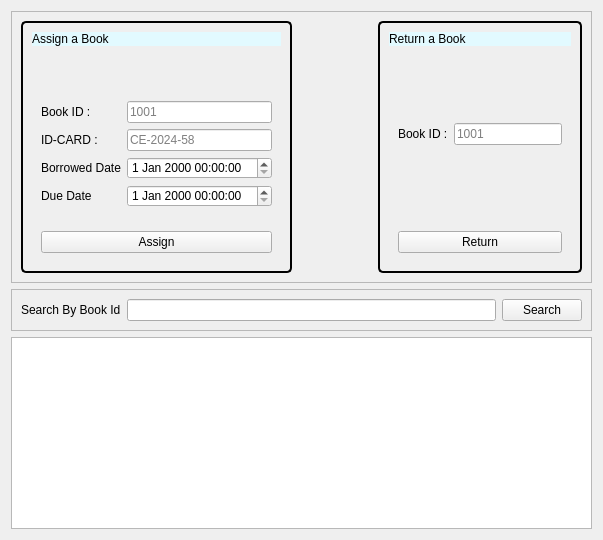
      <widget class="QWidget" name="ReturnBooks">
       <layout class="QVBoxLayout" name="verticalLayout_14">
        <item>
         <widget class="QFrame" name="frame_11">
          <property name="sizePolicy">
           <sizepolicy hsizetype="Expanding" vsizetype="Expanding">
            <horstretch>0</horstretch>
            <verstretch>0</verstretch>
           </sizepolicy>
          </property>
          <property name="frameShape">
           <enum>QFrame::Shape::StyledPanel</enum>
          </property>
          <property name="frameShadow">
           <enum>QFrame::Shadow::Raised</enum>
          </property>
          <layout class="QHBoxLayout" name="horizontalLayout_10">
           <item>
            <widget class="QFrame" name="assignbookpart">
             <property name="styleSheet">
              <string notr="true">.QFrame {
    border: 2px solid;
    border-color: qlineargradient(x1:0, y1:0, x2:1, y2:1, 
                                  stop:0 #7289da, stop:1 #424549);
    border-radius: 5px;
}</string>
             </property>
             <property name="frameShape">
              <enum>QFrame::Shape::StyledPanel</enum>
             </property>
             <property name="frameShadow">
              <enum>QFrame::Shadow::Raised</enum>
             </property>
             <layout class="QVBoxLayout" name="verticalLayout_3">
              <item>
               <widget class="QLabel" name="label_17">
                <property name="styleSheet">
                 <string notr="true">font: 700 14pt &quot;Segoe UI&quot;;
background-color: rgb(226, 250, 255);</string>
                </property>
                <property name="text">
                 <string>Assign a Book</string>
                </property>
               </widget>
              </item>
              <item>
               <spacer name="verticalSpacer_8">
                <property name="orientation">
                 <enum>Qt::Orientation::Vertical</enum>
                </property>
                <property name="sizeHint" stdset="0">
                 <size>
                  <width>20</width>
                  <height>40</height>
                 </size>
                </property>
               </spacer>
              </item>
              <item>
               <widget class="QFrame" name="frame_12">
                <property name="sizePolicy">
                 <sizepolicy hsizetype="Preferred" vsizetype="Preferred">
                  <horstretch>0</horstretch>
                  <verstretch>0</verstretch>
                 </sizepolicy>
                </property>
                <property name="font">
                 <font>
                  <family>FreeMono</family>
                  <pointsize>15</pointsize>
                  <bold>true</bold>
                 </font>
                </property>
                <property name="styleSheet">
                 <string notr="true">QFrame {
   
    border:none;
    border-radius: 5px;
}</string>
                </property>
                <property name="frameShape">
                 <enum>QFrame::Shape::StyledPanel</enum>
                </property>
                <property name="frameShadow">
                 <enum>QFrame::Shadow::Raised</enum>
                </property>
                <layout class="QFormLayout" name="formLayout_4">
                 <item row="0" column="0">
                  <widget class="QLabel" name="label_30">
                   <property name="text">
                    <string>Book ID :</string>
                   </property>
                  </widget>
                 </item>
                 <item row="0" column="1">
                  <widget class="QLineEdit" name="RA_bookid">
                   <property name="placeholderText">
                    <string>1001</string>
                   </property>
                  </widget>
                 </item>
                 <item row="1" column="0">
                  <widget class="QLabel" name="label_9">
                   <property name="text">
                    <string>ID-CARD :</string>
                   </property>
                  </widget>
                 </item>
                 <item row="1" column="1">
                  <widget class="QLineEdit" name="RA_studentid">
                   <property name="placeholderText">
                    <string>CE-2024-58</string>
                   </property>
                  </widget>
                 </item>
                 <item row="2" column="0">
                  <widget class="QLabel" name="label_19">
                   <property name="text">
                    <string>Borrowed Date</string>
                   </property>
                  </widget>
                 </item>
                 <item row="3" column="0">
                  <widget class="QLabel" name="label_20">
                   <property name="text">
                    <string>Due Date</string>
                   </property>
                  </widget>
                 </item>
                 <item row="2" column="1">
                  <widget class="QDateTimeEdit" name="dateTimeEdit"/>
                 </item>
                 <item row="3" column="1">
                  <widget class="QDateTimeEdit" name="dateTimeEdit_2"/>
                 </item>
                </layout>
               </widget>
              </item>
              <item>
               <widget class="QFrame" name="frame_13">
                <property name="font">
                 <font>
                  <family>FreeMono</family>
                  <pointsize>20</pointsize>
                  <bold>true</bold>
                 </font>
                </property>
                <property name="styleSheet">
                 <string notr="true">QFrame {
   
    border:none;
    border-radius: 5px;
}</string>
                </property>
                <property name="frameShape">
                 <enum>QFrame::Shape::StyledPanel</enum>
                </property>
                <property name="frameShadow">
                 <enum>QFrame::Shadow::Raised</enum>
                </property>
                <layout class="QHBoxLayout" name="horizontalLayout_4">
                 <item>
                  <widget class="QPushButton" name="assignbookbutton">
                   <property name="text">
                    <string>Assign</string>
                   </property>
                  </widget>
                 </item>
                </layout>
               </widget>
              </item>
             </layout>
            </widget>
           </item>
           <item>
            <spacer name="verticalSpacer_14">
             <property name="orientation">
              <enum>Qt::Orientation::Vertical</enum>
             </property>
             <property name="sizeHint" stdset="0">
              <size>
               <width>20</width>
               <height>40</height>
              </size>
             </property>
            </spacer>
           </item>
           <item>
            <spacer name="verticalSpacer_13">
             <property name="orientation">
              <enum>Qt::Orientation::Vertical</enum>
             </property>
             <property name="sizeHint" stdset="0">
              <size>
               <width>20</width>
               <height>40</height>
              </size>
             </property>
            </spacer>
           </item>
           <item>
            <spacer name="verticalSpacer_11">
             <property name="orientation">
              <enum>Qt::Orientation::Vertical</enum>
             </property>
             <property name="sizeHint" stdset="0">
              <size>
               <width>20</width>
               <height>40</height>
              </size>
             </property>
            </spacer>
           </item>
           <item>
            <spacer name="verticalSpacer_12">
             <property name="orientation">
              <enum>Qt::Orientation::Vertical</enum>
             </property>
             <property name="sizeHint" stdset="0">
              <size>
               <width>20</width>
               <height>40</height>
              </size>
             </property>
            </spacer>
           </item>
           <item>
            <widget class="QFrame" name="returnbookpart">
             <property name="styleSheet">
              <string notr="true">.QFrame {
    border: 2px solid;
    border-color: qlineargradient(x1:0, y1:0, x2:1, y2:1, 
                                  stop:0 #7289da, stop:1 #424549);
    border-radius: 5px;
}</string>
             </property>
             <property name="frameShape">
              <enum>QFrame::Shape::StyledPanel</enum>
             </property>
             <property name="frameShadow">
              <enum>QFrame::Shadow::Raised</enum>
             </property>
             <layout class="QVBoxLayout" name="verticalLayout_8">
              <item>
               <widget class="QLabel" name="label_18">
                <property name="styleSheet">
                 <string notr="true">font: 700 14pt &quot;Segoe UI&quot;;
background-color: rgb(226, 250, 255);</string>
                </property>
                <property name="text">
                 <string>Return a Book</string>
                </property>
               </widget>
              </item>
              <item>
               <spacer name="verticalSpacer_9">
                <property name="orientation">
                 <enum>Qt::Orientation::Vertical</enum>
                </property>
                <property name="sizeHint" stdset="0">
                 <size>
                  <width>20</width>
                  <height>40</height>
                 </size>
                </property>
               </spacer>
              </item>
              <item>
               <widget class="QFrame" name="frame_14">
                <property name="sizePolicy">
                 <sizepolicy hsizetype="Preferred" vsizetype="Preferred">
                  <horstretch>0</horstretch>
                  <verstretch>0</verstretch>
                 </sizepolicy>
                </property>
                <property name="font">
                 <font>
                  <family>FreeMono</family>
                  <pointsize>15</pointsize>
                  <bold>true</bold>
                 </font>
                </property>
                <property name="styleSheet">
                 <string notr="true">QFrame {
   
    border:none;
    border-radius: 5px;
}</string>
                </property>
                <property name="frameShape">
                 <enum>QFrame::Shape::StyledPanel</enum>
                </property>
                <property name="frameShadow">
                 <enum>QFrame::Shadow::Raised</enum>
                </property>
                <layout class="QFormLayout" name="formLayout_6">
                 <item row="0" column="0">
                  <widget class="QLabel" name="label_31">
                   <property name="text">
                    <string>Book ID :</string>
                   </property>
                  </widget>
                 </item>
                 <item row="0" column="1">
                  <widget class="QLineEdit" name="RA_bookid_2">
                   <property name="placeholderText">
                    <string>1001</string>
                   </property>
                  </widget>
                 </item>
                </layout>
               </widget>
              </item>
              <item>
               <spacer name="verticalSpacer_7">
                <property name="orientation">
                 <enum>Qt::Orientation::Vertical</enum>
                </property>
                <property name="sizeHint" stdset="0">
                 <size>
                  <width>20</width>
                  <height>40</height>
                 </size>
                </property>
               </spacer>
              </item>
              <item>
               <widget class="QFrame" name="frame_15">
                <property name="font">
                 <font>
                  <family>FreeMono</family>
                  <pointsize>20</pointsize>
                  <bold>true</bold>
                 </font>
                </property>
                <property name="styleSheet">
                 <string notr="true">QFrame {
   
    border:none;
    border-radius: 5px;
}</string>
                </property>
                <property name="frameShape">
                 <enum>QFrame::Shape::StyledPanel</enum>
                </property>
                <property name="frameShadow">
                 <enum>QFrame::Shadow::Raised</enum>
                </property>
                <layout class="QHBoxLayout" name="horizontalLayout_9">
                 <item>
                  <widget class="QPushButton" name="returnbookb">
                   <property name="text">
                    <string>Return</string>
                   </property>
                  </widget>
                 </item>
                </layout>
               </widget>
              </item>
             </layout>
            </widget>
           </item>
          </layout>
         </widget>
        </item>
        <item>
         <widget class="QFrame" name="frame_10">
          <property name="frameShape">
           <enum>QFrame::Shape::StyledPanel</enum>
          </property>
          <property name="frameShadow">
           <enum>QFrame::Shadow::Raised</enum>
          </property>
          <layout class="QHBoxLayout" name="horizontalLayout">
           <item>
            <widget class="QLabel" name="label_4">
             <property name="styleSheet">
              <string notr="true">color: rgb(0, 0, 0);
font: 600 12pt &quot;Segoe UI&quot;;</string>
             </property>
             <property name="text">
              <string>Search By Book Id</string>
             </property>
            </widget>
           </item>
           <item>
            <widget class="QLineEdit" name="lineEdit"/>
           </item>
           <item>
            <widget class="QPushButton" name="searchbutton">
             <property name="text">
              <string>Search</string>
             </property>
            </widget>
           </item>
          </layout>
         </widget>
        </item>
        <item>
         <widget class="QTableWidget" name="showbookidtable"/>
        </item>
       </layout>
      </widget>
